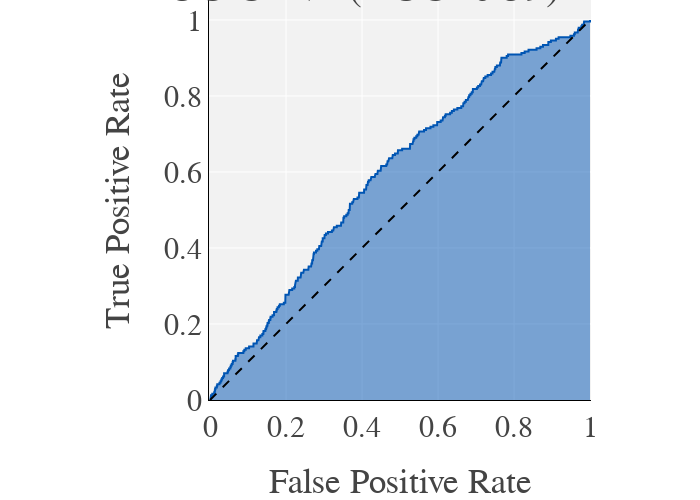

Source (notebook cell):
### Code cell
# Predict on y test
y_pred = best_model.predict_proba(X_test)[::,1]

fpr, tpr, _ = roc_curve(y_test,  y_pred)

fpr_lr, tpr_lr = fpr, tpr

# Compute AUC (Area Under the Curve)
auc_ = roc_auc_score(y_test, y_pred)

auc_lr = auc_

fig_log_auc = px.area(
    x=fpr, y=tpr,
    title=f'ROC Curve (AUC={auc_:.2f})',
    labels=dict(x='False Positive Rate', y='True Positive Rate'),
    width=700, height=500
)
fig_log_auc.add_shape(
    type='line', line=dict(dash='dash'),
    x0=0, x1=1, y0=0, y1=1
)

fig_log_auc.update_yaxes(scaleanchor="x", scaleratio=1)
fig_log_auc.update_xaxes(constrain='domain')
fig_log_auc.show()

fig_log_auc.write_image("images/results/ROC_governance_lr.png")

### Figure 1 — Plotly figure (JSON) as saved in the notebook; plotly's stock layout.template omitted (floating-point values rounded to 4 significant figures; data arrays with more than 128 entries replaced by an {"elided": "..."} marker saying what was removed)
{"data": [{"fillpattern": {"shape": ""}, "hovertemplate": "False Positive Rate=%{x}<br>True Positive Rate=%{y}<extra></extra>", "legendgroup": "", "line": {"color": "#0055B3"}, "marker": {"symbol": "circle"}, "mode": "lines", "name": "", "orientation": "v", "showlegend": false, "stackgroup": "1", "type": "scatter", "x": {"elided": "479 float values"}, "xaxis": "x", "y": {"elided": "479 float values"}, "yaxis": "y"}], "layout": {"height": 500, "legend": {"tracegroupgap": 0}, "shapes": [{"line": {"dash": "dash"}, "type": "line", "x0": 0, "x1": 1, "y0": 0, "y1": 1}], "title": {"text": "ROC Curve (AUC=0.59)"}, "width": 700, "xaxis": {"anchor": "y", "constrain": "domain", "domain": [0, 1], "title": {"text": "False Positive Rate"}}, "yaxis": {"anchor": "x", "domain": [0, 1], "scaleanchor": "x", "scaleratio": 1, "title": {"text": "True Positive Rate"}}}}
